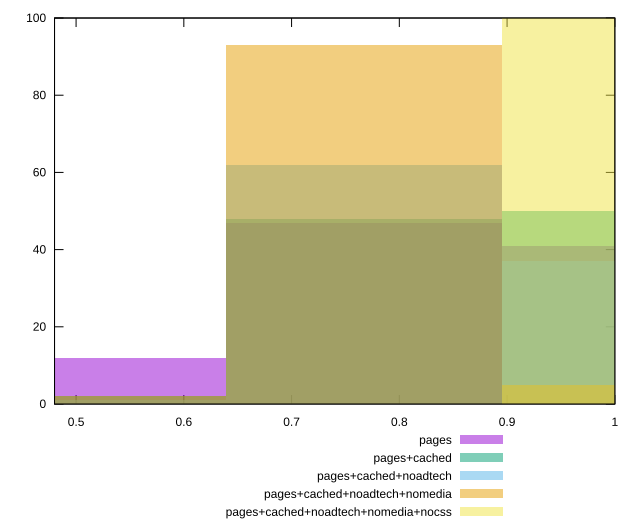

Recreate this plot in gnuplot.
reset

$pages <<EOF
1.02268928157011 41
0.7670169611775826 47
0.511344640785055 12
EOF

$pagesCached <<EOF
1.02268928157011 50
0.511344640785055 2
0.7670169611775826 48
EOF

$pagesCachedNoadtech <<EOF
0.7670169611775826 62
1.02268928157011 37
0.511344640785055 1
EOF

$pagesCachedNoadtechNomedia <<EOF
0.7670169611775826 93
1.02268928157011 5
0.511344640785055 2
EOF

$pagesCachedNoadtechNomediaNocss <<EOF
1.02268928157011 100
EOF

set key outside below
set boxwidth 0.2556723203925275
set xrange [0.48:1]
set yrange [0:100]
set trange [0:100]
set style fill transparent solid 0.5 noborder
set terminal svg size 640, 530 enhanced background rgb 'white'
set output "report_00015_2021-02-09T16-11-33.973Z/unused-css-rules/comparison/histogram/all_score.svg"

plot $pages title "pages" with boxes, \
     $pagesCached title "pages+cached" with boxes, \
     $pagesCachedNoadtech title "pages+cached+noadtech" with boxes, \
     $pagesCachedNoadtechNomedia title "pages+cached+noadtech+nomedia" with boxes, \
     $pagesCachedNoadtechNomediaNocss title "pages+cached+noadtech+nomedia+nocss" with boxes

reset
